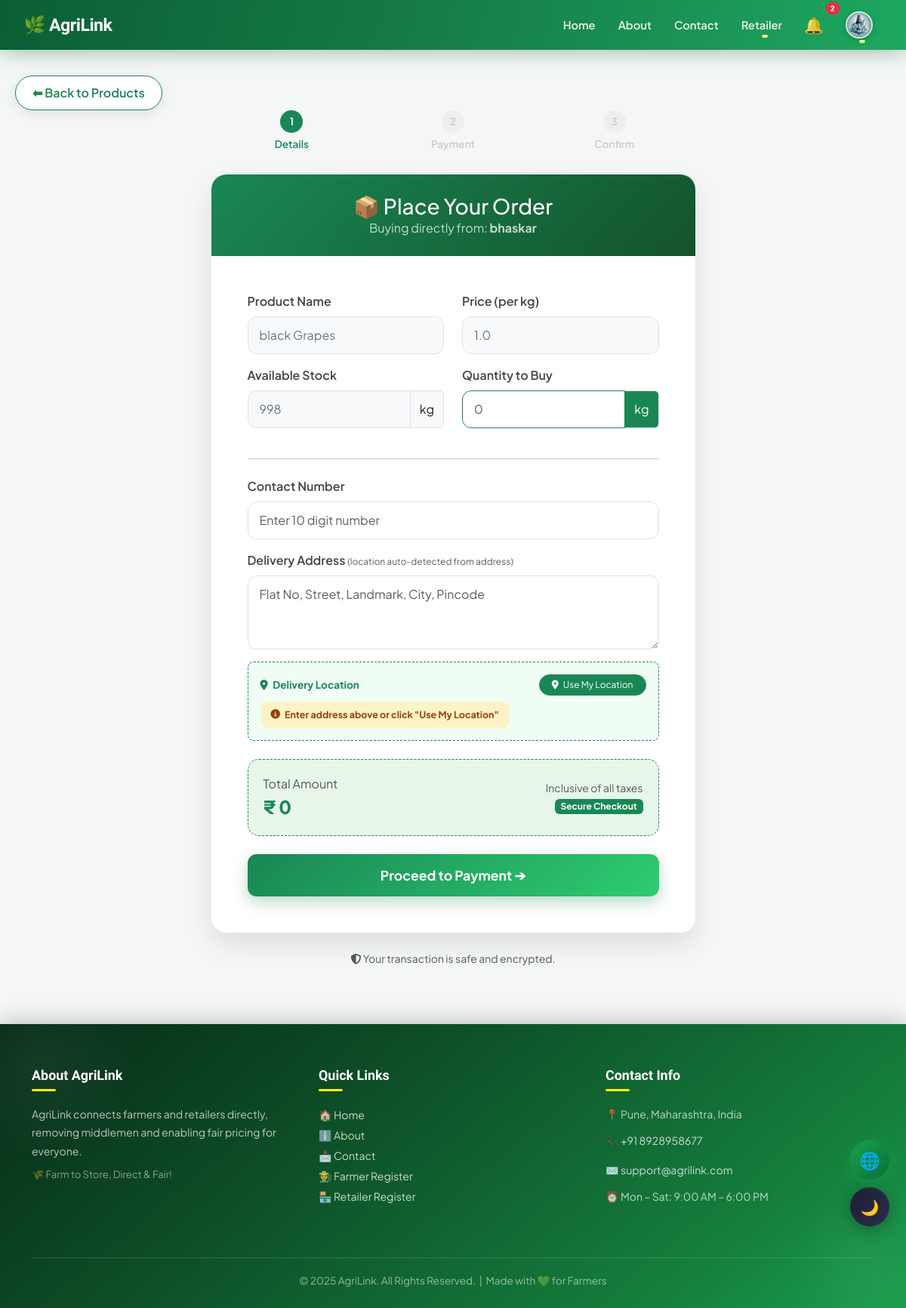
The page /place_order/29/ (signed in) on the database its author committed.
### projectapp/models.py (models this page shows, shortened)
class Product(models.Model):
    product = models.CharField(max_length=100)
    description = models.TextField()
    created_at = models.DateTimeField(default=timezone.now)
    price = models.FloatField()
    latitude = models.FloatField(null=True, blank=True)  # 🆕
    longitude = models.FloatField(null=True, blank=True)  # 🆕
    quantity = models.IntegerField()
    location = models.CharField(max_length=50)
    image = models.ImageField(upload_to='product_images/', blank=True, null=True)
    farmer = models.ForeignKey('Farmer', on_delete=models.CASCADE, related_name='products')

class Farmer(models.Model):
    name = models.CharField(max_length=100)
    email = models.EmailField()
    password = models.CharField(max_length=100)
    contact = models.CharField(max_length=20)
    address = models.TextField()
    gender = models.CharField(max_length=10)
    first_login = models.BooleanField(default=True)
    profile_image = models.ImageField(upload_to='profiles/', default='profiles/default.jpg')
    bank_account_number = models.CharField(max_length=20, blank=True, null=True)
    ifsc_code = models.CharField(max_length=15, blank=True, null=True)

### projectapp/views.py (the view, shortened to what this page needs)
# urls.py: path("place_order/<int:product_id>/", views.place_order, name="place_order"),
def place_order(request, product_id):
    product = get_object_or_404(Product, id=product_id)
    retailer_name = request.session.get('name')
    if not retailer_name or request.session.get('user_type') != 'retailer':
        messages.error(request, "Please login as Retailer to place an order.")
        return redirect('retailer_login')
    retailer = get_object_or_404(Retailer, name=retailer_name)
    return render(request, "place_order.html", {"product": product})

### projectapp/context_processors.py (called while the page is built)
def navbar_notifications(request):
    user_type = request.session.get('user_type')
    name = request.session.get('name')
    notes = []
    if user_type == "farmer" and name:
        notes = Notification.objects.filter(receiver_farmer__name=name, is_read=False).order_by('-timestamp')
    elif user_type == "retailer" and name:
        notes = Notification.objects.filter(receiver_retailer__name=name, is_read=False).order_by('-timestamp')
    elif user_type == "driver" and name:
        notes = Notification.objects.filter(receiver_driver__name=name, is_read=False).order_by('-timestamp')
    return {'navbar_notes': notes, 'user_type': user_type}

### projectapp/templates/place_order.html (shortened to what this page needs)
{% extends 'master.html' %}
{% block body %}
<div class="back-btn-wrapper">
    <button class="back-btn" onclick="goBack()">⬅ Back to Products</button>
</div>
<div class="container mb-5">
    <div class="row justify-content-center">
        <div class="col-lg-7">
            <div class="order-steps">
                <div class="step active"><span class="step-icon">1</span>Details</div>
                <div class="step"><span class="step-icon">2</span>Payment</div>
                <div class="step"><span class="step-icon">3</span>Confirm</div>
            </div>
            <div class="card order-card">
                <div class="card-header-custom">
                    <h3 class="mb-0">📦 Place Your Order</h3>
                    <p class="mb-0 opacity-75">Buying directly from: <strong>{{ product.farmer.name }}</strong></p>
                </div>
                <div class="card-body p-4 p-md-5">
                    <form method="POST" action="{% url 'place_order' product.id %}" id="orderForm">
                        <div class="row">
                            <div class="col-md-6 mb-3">
                                <label class="form-label">Product Name</label>
                                <input type="text" class="form-control" value="{{ product.product }}" readonly>
                            </div>
                            <div class="col-md-6 mb-3">
                                <label class="form-label">Price (per kg)</label>
                                <input type="text" class="form-control" id="unitPrice" value="{{ product.price }}" readonly>
                            </div>
                        </div>
                        <div class="row">
                            <div class="col-md-6 mb-3">
                                <label class="form-label">Available Stock</label>
                                <div class="input-group">
                                    <input type="text" class="form-control" value="{{ product.quantity }}" readonly>
                                    <span class="input-group-text">kg</span>
                                </div>
                            </div>
                            <div class="col-md-6 mb-3">
                                <label class="form-label">Quantity to Buy</label>
                                <div class="input-group">
                                    <input type="number" class="form-control border-success"
                                        name="quantity" id="buyQuantity"
                                        min="1" max="{{ product.quantity }}"
                                        placeholder="0" required>
                                    <span class="input-group-text bg-success text-white">kg</span>
                                </div>
                            </div>
                        </div>
                        <hr class="my-4 opacity-25">
                        <div class="mb-3">
                            <label class="form-label">Contact Number</label>
                            <input type="tel" class="form-control" name="contact"
                                placeholder="Enter 10 digit number" required>
                        </div>
                        <div class="mb-3">
                            <label class="form-label">
                                Delivery Address
                                <span class="text-muted" style="font-size:0.75rem; font-weight:400;">
                                    (location auto-detected from address)
                                </span>
                            </label>
                            <textarea class="form-control" name="address" id="addressField" rows="3"
                                placeholder="Flat No, Street, Landmark, City, Pincode" required></textarea>
                        </div>
                        <div class="mb-4 p-3 rounded-3" style="background:#f0fdf4; border:1px dashed #198754;">
                            <div class="d-flex justify-content-between align-items-center">
                                <span class="fw-bold text-success" style="font-size:0.85rem;">
                                    <i class="fas fa-map-marker-alt me-1"></i> Delivery Location
                                </span>
                                <button type="button" class="btn btn-sm btn-success rounded-pill px-3"
                                    onclick="refreshLocation()" style="font-size:0.75rem;">
                                    <i class="fas fa-map-marker-alt me-1"></i> Use My Location
                                </button>
                            </div>
                            <div id="gpsStatus" class="gps-badge gps-detecting">
                                <i class="fas fa-info-circle"></i>
                                Enter address above or click "Use My Location"
                            </div>
                        </div>
                        <div class="summary-box d-flex justify-content-between align-items-center">
                            <div>
                                <span class="text-muted d-block">Total Amount</span>
                                <span class="total-price-text">₹ <span id="totalDisplay">0</span></span>
                            </div>
                            <div class="text-end">
                                <small class="text-muted d-block">Inclusive of all taxes</small>
                                <span class="badge bg-success">Secure Checkout</span>
                            </div>
                        </div>
                        <button type="submit" class="btn btn-success w-100 btn-proceed mt-4">
                            Proceed to Payment ➔
                        </button>
                    </form>
                </div>
            </div>
            <p class="text-center mt-4 text-muted small">
                <i class="fas fa-shield-alt"></i> Your transaction is safe and encrypted.
            </p>
        </div>
    </div>
</div>
{% endblock %}

### projectapp/templates/master.html (style rules this page uses)
:root { --g50: #f0fdf4; --g100: #dcfce7; --g200: #bbf7d0; --g400: #4ade80; --g500: #22c55e; --g600: #16a34a; --g700: #15803d; --g800: #166534; --g900: #14532d; --bg: #ffffff; --bg2: #f0fdf4; --bg3: #ffffff; --txt: #0d1f14; --txt2: #3d6650; --txt3: #6b8070; --bdr: #d1fae5; --inp: #f8fffc; --sh1: 0 1px 4px rgba(10,40,20,.07); --sh2: 0 4px 18px rgba(10,40,20,.11); --sh3: 0 14px 44px rgba(10,40,20,.15); --stripe: #f0fdf4; }
*, *::before, *::after { box-sizing: border-box; }
html { scroll-behavior: smooth; }
body { font-family: 'Plus Jakarta Sans', sans-serif; background: var(--bg); color: var(--txt); transition: background .35s, color .35s; overflow-x: hidden; top: 0 !important; margin: 0; padding: 0; }

### projectapp/templates/place_order.html (style rules this page uses)
body { background: #f4f7f6; }
.back-btn-wrapper { margin-top: 100px; margin-left: 20px; }
.back-btn { border: none; padding: 10px 22px; border-radius: 50px; background: #fff; color: #198754; font-weight: 600; cursor: pointer; box-shadow: 0 4px 15px rgba(0,0,0,0.1); transition: .3s; border: 1px solid #198754; }
.order-card { background: #ffffff; border-radius: 20px; overflow: hidden; border: none; box-shadow: 0 15px 35px rgba(0,0,0,0.1) !important; }
.card-header-custom { background: linear-gradient(135deg, #198754, #14532d); color: white; padding: 25px; text-align: center; }
.form-label { font-weight: 600; color: #444; margin-bottom: 8px; }
.form-control { border-radius: 12px; padding: 12px 15px; border: 1px solid #dee2e6; transition: all 0.3s; }
.form-control[readonly] { background-color: #f8f9fa; color: #6c757d; }
.summary-box { background: #e8f5e9; border-radius: 15px; padding: 20px; margin-top: 20px; border: 1px dashed #198754; }
.total-price-text { font-size: 1.5rem; font-weight: 800; color: #198754; }
.btn-proceed { background: linear-gradient(135deg, #198754, #2ecc71); border: none; border-radius: 12px; padding: 15px; font-weight: 700; font-size: 1.1rem; transition: 0.3s; box-shadow: 0 8px 20px rgba(25, 135, 84, 0.3); }
.order-steps { display: flex; justify-content: space-between; margin-bottom: 30px; }
.step { text-align: center; flex: 1; font-size: 0.85rem; font-weight: 600; color: #ccc; }
.step.active { color: #198754; }
.step-icon { width: 30px; height: 30px; line-height: 30px; border-radius: 50%; background: #eee; display: block; margin: 0 auto 5px; }
.step.active .step-icon { background: #198754; color: #fff; }
.gps-badge { font-size: 0.78rem; font-weight: 700; padding: 8px 14px; border-radius: 10px; display: inline-flex; align-items: center; gap: 6px; margin-top: 8px; flex-wrap: wrap; }
.gps-detecting { background: #fef3c7; color: #92400e; }

### rows shown on the page
Product: farmer.name "bhaskar", product "black Grapes", price "1.0", quantity "998"

### other values the page prints
{{ navbar_notes|length }} "2"
